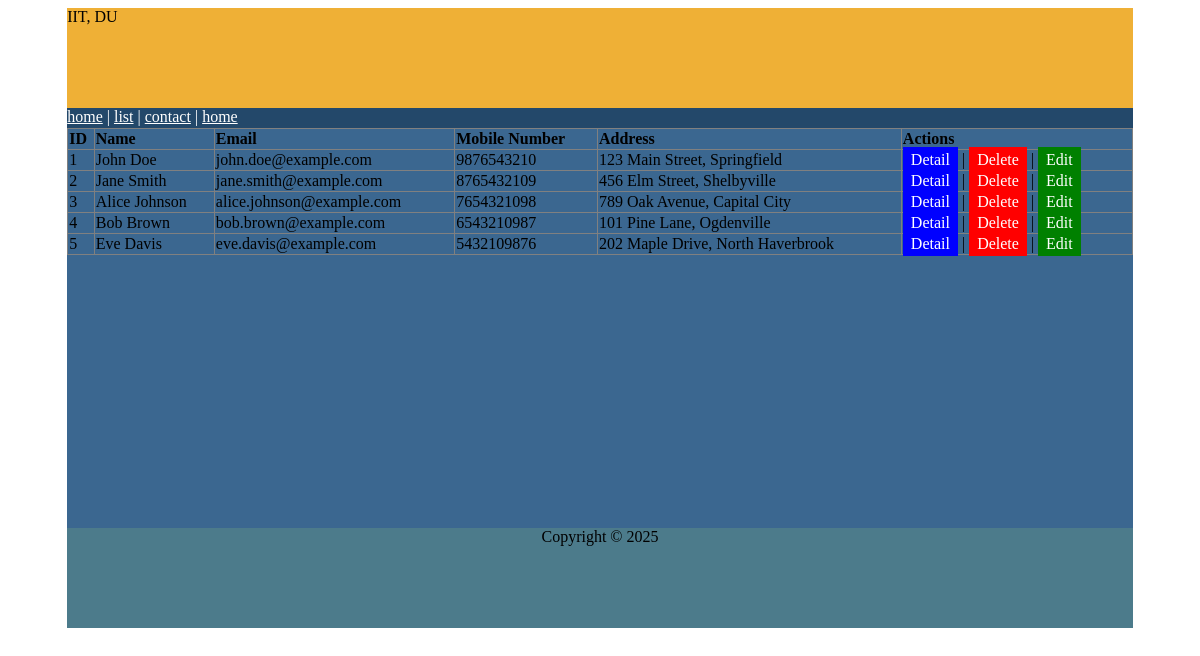
/labtask/list.php, run on the app's committed database.
### tables this page shows
CREATE TABLE `user` (
  `id` int(11) NOT NULL,
  `firstname` varchar(100) NOT NULL,
  `lastname` varchar(100) NOT NULL,
  `email` varchar(100) NOT NULL,
  `mobile` varchar(15) NOT NULL,
  `address` varchar(100) NOT NULL
);

### labtask/list.php (the view, shortened to what this page needs)
<?php
require("db_config.php");
include("header.php");
include("menu.php");
?>
<div id="main_content">
<?php
$conn = new mysqli($servername, $username, $password, $dbName);
$sql = "select * from `user`";
if ($result = $conn->query($sql)) {
}
if ($result->num_rows > 0) {
echo "<table border='1' style='border-collapse: collapse; width: 100%; text-align: left;'>";
echo "<tr>
        <th>ID</th>
        <th>Name</th>
        <th>Email</th>
        <th>Mobile Number</th>
        <th>Address</th>
        <th>Actions</th>
      </tr>";
while ($row = $result->fetch_assoc()) {
    echo "<tr>";
    echo "<td>" . $row["id"] . "</td>";
    echo "<td>" . $row["firstname"] . " " . $row["lastname"] . "</td>";
    echo "<td>" . $row["email"] . "</td>";
    echo "<td>" . $row["mobile"] . "</td>";
    echo "<td>" . $row["address"] . "</td>";
    echo "<td>
            <a style='color:white; background-color:blue; padding: 4px 8px; text-decoration: none;' href='details.php?id=" . $row["id"] . "'>Detail</a> |
            <a style='color:white; background-color:red; padding: 4px 8px; text-decoration: none;' href='delete.php?id=" . $row["id"] . "'>Delete</a> |
            <a style='color:white; background-color:green; padding: 4px 8px; text-decoration: none;' href='edit.php?id=" . $row["id"] . "'>Edit</a>
          </td>";
    echo "</tr>";
}
echo "</table>";
} else {
echo "0 results";
}
?>
</div>
<?php
include("footer.php");
?>

### labtask/header.php (shortened to what this page needs)
<html>
    <head>
</head>
<body>
<div id="content">
<div id="header">IIT, DU</div>

### labtask/menu.php
<div id="menu">
    <a href="index.php">home</a> | <a href="list.php">list</a> | <a href="contact.php">contact</a> | <a href="#">home</a>
</div>

### labtask/footer.php
<div id="footer">Copyright &copy; 2025</div>
</div>
</body>
    </html>

### labtask/header.php (style rules this page uses)
body { min-height:550px; }
#content { width:90%; margin: 0 auto; padding:0px; background-color:gray; }
#header { height: 100px; background-color:#EFB036; }
#main_content { height:400px; background-color:#3B6790; }
#footer { height:100px; background-color:#4C7B8B; text-align: center; }
#menu { height:20px; color:white; background-color:#23486A; }
#menu a { color:white; }

### data on the page
user: id "1", firstname "John", lastname "Doe", email "john.doe@example.com", mobile "9876543210", address "123 Main Street, Springfield"
user: id "2", firstname "Jane", lastname "Smith", email "jane.smith@example.com", mobile "8765432109", address "456 Elm Street, Shelbyville"
user: id "3", firstname "Alice", lastname "Johnson", email "alice.johnson@example.com", mobile "7654321098", address "789 Oak Avenue, Capital City"
user: id "4", firstname "Bob", lastname "Brown", email "bob.brown@example.com", mobile "6543210987", address "101 Pine Lane, Ogdenville"
user: id "5", firstname "Eve", lastname "Davis", email "eve.davis@example.com", mobile "5432109876", address "202 Maple Drive, North Haverbrook"
